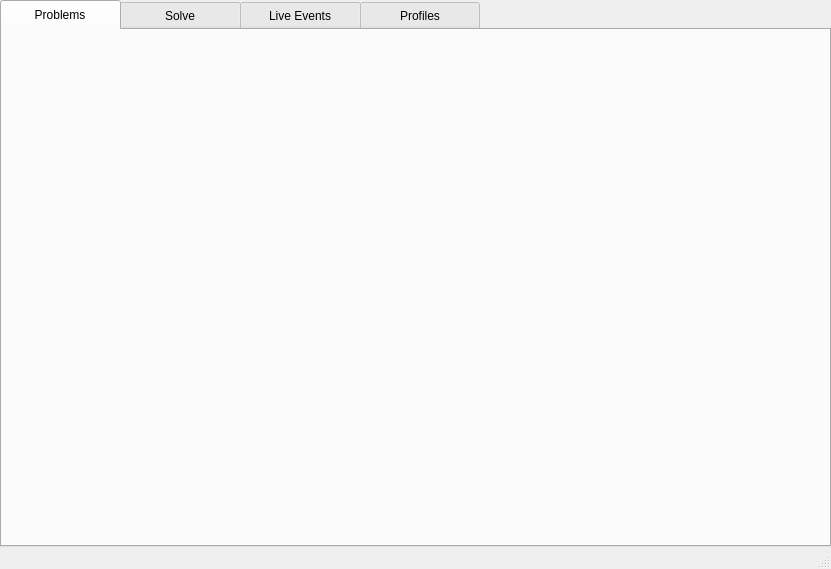
<?xml version="1.0" encoding="UTF-8"?>
<ui version="4.0">
 <class>uva::MainWindow</class>
 <widget class="QMainWindow" name="uva::MainWindow">
  <property name="geometry">
   <rect>
    <x>0</x>
    <y>0</y>
    <width>831</width>
    <height>569</height>
   </rect>
  </property>
  <property name="windowTitle">
   <string>UVA Arena</string>
  </property>
  <property name="windowIcon">
   <iconset resource="../images/images.qrc">
    <normaloff>:/uva-arena/Main.ico</normaloff>:/uva-arena/Main.ico</iconset>
  </property>
  <property name="styleSheet">
   <string notr="true">QTabBar::tab { height: 30%; width: 120%; }</string>
  </property>
  <widget class="QWidget" name="centralWidget">
   <layout class="QHBoxLayout" name="horizontalLayout">
    <property name="leftMargin">
     <number>0</number>
    </property>
    <property name="topMargin">
     <number>0</number>
    </property>
    <property name="rightMargin">
     <number>0</number>
    </property>
    <property name="bottomMargin">
     <number>0</number>
    </property>
    <item>
     <widget class="QTabWidget" name="tabWidget">
      <property name="tabPosition">
       <enum>QTabWidget::North</enum>
      </property>
      <property name="currentIndex">
       <number>0</number>
      </property>
      <widget class="QWidget" name="problemsTab">
       <attribute name="title">
        <string>Problems</string>
       </attribute>
       <layout class="QVBoxLayout" name="verticalLayout">
        <item>
         <widget class="uva::ProblemsWidget" name="problemsWidget" native="true"/>
        </item>
       </layout>
      </widget>
      <widget class="QWidget" name="solveTab">
       <attribute name="title">
        <string>Solve</string>
       </attribute>
       <layout class="QVBoxLayout" name="verticalLayout_2">
        <item>
         <widget class="QSplitter" name="splitter">
          <property name="orientation">
           <enum>Qt::Horizontal</enum>
          </property>
          <widget class="PDFViewer" name="pdfViewer" native="true">
           <property name="sizePolicy">
            <sizepolicy hsizetype="Preferred" vsizetype="Preferred">
             <horstretch>1</horstretch>
             <verstretch>0</verstretch>
            </sizepolicy>
           </property>
          </widget>
          <widget class="QGroupBox" name="groupbox">
           <property name="sizePolicy">
            <sizepolicy hsizetype="Preferred" vsizetype="Preferred">
             <horstretch>2</horstretch>
             <verstretch>0</verstretch>
            </sizepolicy>
           </property>
           <property name="title">
            <string>Scratchpad</string>
           </property>
           <property name="alignment">
            <set>Qt::AlignCenter</set>
           </property>
           <property name="flat">
            <bool>true</bool>
           </property>
           <layout class="QVBoxLayout" name="verticalLayout_5">
            <item>
             <widget class="uva::EditorWidget" name="editorWidget" native="true"/>
            </item>
           </layout>
          </widget>
         </widget>
        </item>
       </layout>
      </widget>
      <widget class="QWidget" name="liveEventsTab">
       <attribute name="title">
        <string>Live Events</string>
       </attribute>
       <layout class="QVBoxLayout" name="verticalLayout_3">
        <property name="leftMargin">
         <number>0</number>
        </property>
        <property name="topMargin">
         <number>0</number>
        </property>
        <property name="rightMargin">
         <number>0</number>
        </property>
        <property name="bottomMargin">
         <number>0</number>
        </property>
        <item>
         <widget class="uva::LiveEventsWidget" name="liveEventsWidget" native="true"/>
        </item>
       </layout>
      </widget>
      <widget class="QWidget" name="profilesTab">
       <attribute name="title">
        <string>Profiles</string>
       </attribute>
       <layout class="QVBoxLayout" name="verticalLayout_4">
        <item>
         <widget class="uva::ProfilesWidget" name="profilesWidget" native="true"/>
        </item>
       </layout>
      </widget>
     </widget>
    </item>
   </layout>
  </widget>
  <widget class="QStatusBar" name="statusBar"/>
  <action name="actionSettings">
   <property name="text">
    <string>Settings</string>
   </property>
  </action>
 </widget>
 <layoutdefault spacing="6" margin="11"/>
 <customwidgets>
  <customwidget>
   <class>uva::ProblemsWidget</class>
   <extends>QWidget</extends>
   <header>widgets/problemswidget.h</header>
   <container>1</container>
  </customwidget>
  <customwidget>
   <class>uva::EditorWidget</class>
   <extends>QWidget</extends>
   <header>widgets/editorwidget.h</header>
   <container>1</container>
  </customwidget>
  <customwidget>
   <class>uva::LiveEventsWidget</class>
   <extends>QWidget</extends>
   <header>widgets/liveeventswidget.h</header>
   <container>1</container>
  </customwidget>
  <customwidget>
   <class>uva::ProfilesWidget</class>
   <extends>QWidget</extends>
   <header>widgets/profileswidget.h</header>
   <container>1</container>
  </customwidget>
  <customwidget>
   <class>PDFViewer</class>
   <extends>QWidget</extends>
   <header>widgets/pdfviewer.h</header>
   <container>1</container>
  </customwidget>
 </customwidgets>
 <resources>
  <include location="../images/images.qrc"/>
 </resources>
 <connections/>
</ui>
